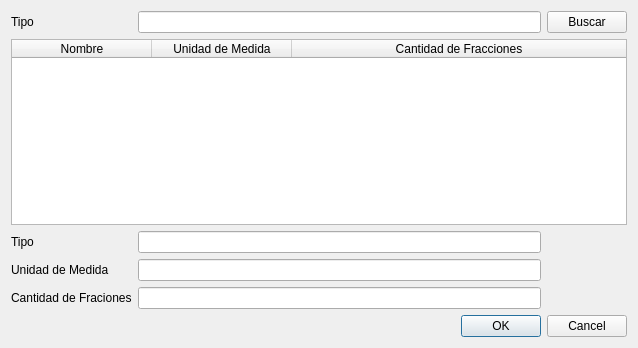
<?xml version="1.0" encoding="UTF-8"?>
<ui version="4.0">
 <class>vtnModificarPresentacion</class>
 <widget class="QWidget" name="vtnModificarPresentacion">
  <property name="geometry">
   <rect>
    <x>0</x>
    <y>0</y>
    <width>638</width>
    <height>348</height>
   </rect>
  </property>
  <property name="windowTitle">
   <string>Modificar Presentación</string>
  </property>
  <layout class="QVBoxLayout" name="verticalLayout">
   <item>
    <layout class="QGridLayout" name="gridLayout">
     <item row="0" column="2">
      <widget class="QPushButton" name="pushButton">
       <property name="text">
        <string>Buscar</string>
       </property>
      </widget>
     </item>
     <item row="2" column="0">
      <widget class="QLabel" name="label_3">
       <property name="text">
        <string>Tipo</string>
       </property>
      </widget>
     </item>
     <item row="3" column="0">
      <widget class="QLabel" name="label_2">
       <property name="text">
        <string>Unidad de Medida</string>
       </property>
      </widget>
     </item>
     <item row="0" column="1">
      <widget class="QLineEdit" name="lineEdit"/>
     </item>
     <item row="0" column="0">
      <widget class="QLabel" name="label">
       <property name="text">
        <string>Tipo</string>
       </property>
      </widget>
     </item>
     <item row="4" column="0">
      <widget class="QLabel" name="label_4">
       <property name="text">
        <string>Cantidad de Fraciones</string>
       </property>
      </widget>
     </item>
     <item row="2" column="1">
      <widget class="QLineEdit" name="lineEdit_2"/>
     </item>
     <item row="3" column="1">
      <widget class="QLineEdit" name="lineEdit_3"/>
     </item>
     <item row="4" column="1">
      <widget class="QLineEdit" name="lineEdit_4"/>
     </item>
     <item row="5" column="1" colspan="2">
      <widget class="QDialogButtonBox" name="buttonBox">
       <property name="standardButtons">
        <set>QDialogButtonBox::Cancel|QDialogButtonBox::Ok</set>
       </property>
      </widget>
     </item>
     <item row="1" column="0" colspan="3">
      <widget class="QTableWidget" name="tableWidget">
       <attribute name="horizontalHeaderDefaultSectionSize">
        <number>140</number>
       </attribute>
       <attribute name="horizontalHeaderStretchLastSection">
        <bool>true</bool>
       </attribute>
       <attribute name="verticalHeaderVisible">
        <bool>false</bool>
       </attribute>
       <column>
        <property name="text">
         <string>Nombre</string>
        </property>
       </column>
       <column>
        <property name="text">
         <string>Unidad de Medida</string>
        </property>
       </column>
       <column>
        <property name="text">
         <string>Cantidad de Fracciones</string>
        </property>
       </column>
      </widget>
     </item>
    </layout>
   </item>
  </layout>
 </widget>
 <tabstops>
  <tabstop>lineEdit</tabstop>
  <tabstop>pushButton</tabstop>
  <tabstop>tableWidget</tabstop>
  <tabstop>lineEdit_2</tabstop>
  <tabstop>lineEdit_3</tabstop>
  <tabstop>lineEdit_4</tabstop>
  <tabstop>buttonBox</tabstop>
 </tabstops>
 <resources/>
 <connections/>
</ui>
